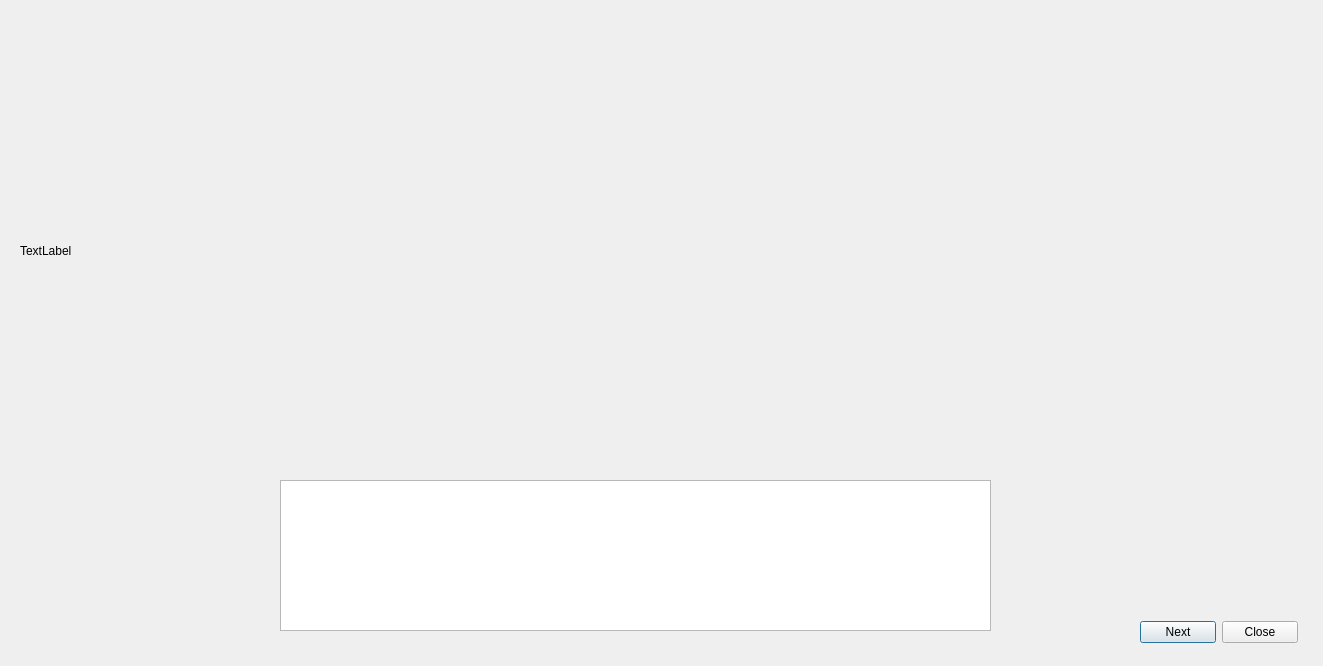
<?xml version="1.0" encoding="UTF-8"?>
<ui version="4.0">
 <class>walkthrough</class>
 <widget class="QDialog" name="walkthrough">
  <property name="geometry">
   <rect>
    <x>0</x>
    <y>0</y>
    <width>1323</width>
    <height>666</height>
   </rect>
  </property>
  <property name="windowTitle">
   <string>Dialog</string>
  </property>
  <widget class="QLabel" name="labelimg">
   <property name="geometry">
    <rect>
     <x>20</x>
     <y>20</y>
     <width>1281</width>
     <height>461</height>
    </rect>
   </property>
   <property name="text">
    <string>TextLabel</string>
   </property>
   <property name="scaledContents">
    <bool>true</bool>
   </property>
  </widget>
  <widget class="QTextBrowser" name="textBrowser">
   <property name="geometry">
    <rect>
     <x>280</x>
     <y>480</y>
     <width>711</width>
     <height>151</height>
    </rect>
   </property>
   <property name="font">
    <font>
     <pointsize>11</pointsize>
    </font>
   </property>
  </widget>
  <widget class="QWidget" name="">
   <property name="geometry">
    <rect>
     <x>1140</x>
     <y>620</y>
     <width>158</width>
     <height>25</height>
    </rect>
   </property>
   <layout class="QHBoxLayout" name="horizontalLayout">
    <item>
     <widget class="QPushButton" name="pushButton">
      <property name="text">
       <string>Next</string>
      </property>
     </widget>
    </item>
    <item>
     <widget class="QPushButton" name="pushButton_2">
      <property name="text">
       <string>Close</string>
      </property>
     </widget>
    </item>
   </layout>
  </widget>
 </widget>
 <resources/>
 <connections/>
</ui>
